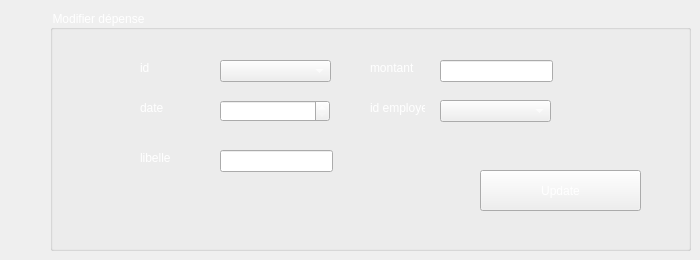
       <widget class="QWidget" name="Modifier_3">
        <attribute name="title">
         <string>Modifier</string>
        </attribute>
        <widget class="QGroupBox" name="groupBox_9">
         <property name="geometry">
          <rect>
           <x>50</x>
           <y>10</y>
           <width>641</width>
           <height>241</height>
          </rect>
         </property>
         <property name="styleSheet">
          <string notr="true">font: 75 12pt &quot;Adobe Gothic Std B&quot;;
color: rgb(255, 255, 255);</string>
         </property>
         <property name="title">
          <string>Modifier dépense</string>
         </property>
         <widget class="QPushButton" name="pushButton_editDepense_2">
          <property name="geometry">
           <rect>
            <x>430</x>
            <y>160</y>
            <width>161</width>
            <height>41</height>
           </rect>
          </property>
          <property name="styleSheet">
           <string notr="true">font: 12pt &quot;MV Boli&quot;;
</string>
          </property>
          <property name="text">
           <string>Update</string>
          </property>
         </widget>
         <widget class="QLabel" name="label_47">
          <property name="geometry">
           <rect>
            <x>90</x>
            <y>50</y>
            <width>55</width>
            <height>16</height>
           </rect>
          </property>
          <property name="text">
           <string>id</string>
          </property>
         </widget>
         <widget class="QComboBox" name="cb_r_emp_ajout_6">
          <property name="geometry">
           <rect>
            <x>390</x>
            <y>90</y>
            <width>111</width>
            <height>22</height>
           </rect>
          </property>
         </widget>
         <widget class="QLabel" name="label_48">
          <property name="geometry">
           <rect>
            <x>90</x>
            <y>140</y>
            <width>55</width>
            <height>16</height>
           </rect>
          </property>
          <property name="text">
           <string>libelle</string>
          </property>
         </widget>
         <widget class="QLabel" name="label_49">
          <property name="geometry">
           <rect>
            <x>320</x>
            <y>50</y>
            <width>55</width>
            <height>16</height>
           </rect>
          </property>
          <property name="text">
           <string>montant</string>
          </property>
         </widget>
         <widget class="QLabel" name="label_50">
          <property name="geometry">
           <rect>
            <x>90</x>
            <y>90</y>
            <width>55</width>
            <height>16</height>
           </rect>
          </property>
          <property name="text">
           <string>date</string>
          </property>
         </widget>
         <widget class="QLineEdit" name="le_montant_r_ajout_6">
          <property name="geometry">
           <rect>
            <x>390</x>
            <y>50</y>
            <width>113</width>
            <height>22</height>
           </rect>
          </property>
         </widget>
         <widget class="QLineEdit" name="le_libelle_r_ajout_6">
          <property name="geometry">
           <rect>
            <x>170</x>
            <y>140</y>
            <width>113</width>
            <height>22</height>
           </rect>
          </property>
         </widget>
         <widget class="QLabel" name="label_51">
          <property name="geometry">
           <rect>
            <x>320</x>
            <y>90</y>
            <width>55</width>
            <height>16</height>
           </rect>
          </property>
          <property name="text">
           <string>id employe</string>
          </property>
         </widget>
         <widget class="QComboBox" name="cb_r_id_modif_3">
          <property name="geometry">
           <rect>
            <x>170</x>
            <y>50</y>
            <width>111</width>
            <height>22</height>
           </rect>
          </property>
         </widget>
         <widget class="QDateEdit" name="de_date_r_ajout_6">
          <property name="geometry">
           <rect>
            <x>170</x>
            <y>90</y>
            <width>110</width>
            <height>22</height>
           </rect>
          </property>
         </widget>
        </widget>
       </widget>
